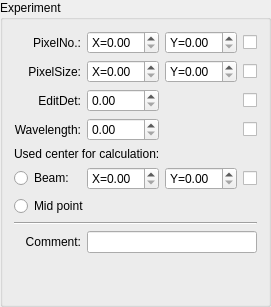
           <widget class="QGroupBox" name="grpExperimant">
            <property name="title">
             <string>Experiment</string>
            </property>
            <layout class="QGridLayout" name="gridLayout_38">
             <item row="2" column="1">
              <widget class="QDoubleSpinBox" name="inpEditDet"/>
             </item>
             <item row="1" column="3">
              <widget class="QCheckBox" name="fitEditPixelX">
               <property name="text">
                <string/>
               </property>
              </widget>
             </item>
             <item row="2" column="0">
              <widget class="QLabel" name="lblEditDet">
               <property name="text">
                <string>EditDet:</string>
               </property>
               <property name="alignment">
                <set>Qt::AlignRight|Qt::AlignTrailing|Qt::AlignVCenter</set>
               </property>
              </widget>
             </item>
             <item row="4" column="0" colspan="4">
              <widget class="QLabel" name="label_34">
               <property name="text">
                <string>Used center for calculation:</string>
               </property>
              </widget>
             </item>
             <item row="9" column="0">
              <widget class="QLabel" name="lblComment">
               <property name="text">
                <string>Comment:</string>
               </property>
               <property name="alignment">
                <set>Qt::AlignRight|Qt::AlignTrailing|Qt::AlignVCenter</set>
               </property>
              </widget>
             </item>
             <item row="11" column="0">
              <spacer name="verticalSpacer_13">
               <property name="orientation">
                <enum>Qt::Vertical</enum>
               </property>
               <property name="sizeHint" stdset="0">
                <size>
                 <width>20</width>
                 <height>40</height>
                </size>
               </property>
              </spacer>
             </item>
             <item row="1" column="1">
              <widget class="QDoubleSpinBox" name="inpEditPixelX">
               <property name="prefix">
                <string>X=</string>
               </property>
              </widget>
             </item>
             <item row="1" column="2">
              <widget class="QDoubleSpinBox" name="inpEditPixelY_EditPixelX">
               <property name="prefix">
                <string>Y=</string>
               </property>
              </widget>
             </item>
             <item row="1" column="0">
              <widget class="QLabel" name="lblEditPixelX">
               <property name="text">
                <string>PixelSize:</string>
               </property>
               <property name="alignment">
                <set>Qt::AlignRight|Qt::AlignTrailing|Qt::AlignVCenter</set>
               </property>
              </widget>
             </item>
             <item row="5" column="2">
              <widget class="QDoubleSpinBox" name="inpBeamPosY_BeamPosX">
               <property name="prefix">
                <string>Y=</string>
               </property>
              </widget>
             </item>
             <item row="0" column="1">
              <widget class="QDoubleSpinBox" name="inpEditPixelNoX">
               <property name="prefix">
                <string>X=</string>
               </property>
              </widget>
             </item>
             <item row="0" column="0">
              <widget class="QLabel" name="lblEditPixelNoX">
               <property name="text">
                <string>PixelNo.:</string>
               </property>
               <property name="alignment">
                <set>Qt::AlignRight|Qt::AlignTrailing|Qt::AlignVCenter</set>
               </property>
              </widget>
             </item>
             <item row="2" column="3">
              <widget class="QCheckBox" name="fitEditDet">
               <property name="text">
                <string/>
               </property>
              </widget>
             </item>
             <item row="0" column="2">
              <widget class="QDoubleSpinBox" name="inpEditPixelNoY_EditPixelNoX">
               <property name="prefix">
                <string>Y=</string>
               </property>
              </widget>
             </item>
             <item row="5" column="1">
              <widget class="QDoubleSpinBox" name="inpBeamPosX">
               <property name="prefix">
                <string>X=</string>
               </property>
              </widget>
             </item>
             <item row="8" column="0" colspan="4">
              <widget class="Line" name="line_6">
               <property name="orientation">
                <enum>Qt::Horizontal</enum>
               </property>
              </widget>
             </item>
             <item row="3" column="1">
              <widget class="QDoubleSpinBox" name="inpEditWavelength"/>
             </item>
             <item row="0" column="3">
              <widget class="QCheckBox" name="fitEditPixelNoX">
               <property name="text">
                <string/>
               </property>
              </widget>
             </item>
             <item row="3" column="0">
              <widget class="QLabel" name="lblEditWavelength">
               <property name="text">
                <string>Wavelength:</string>
               </property>
               <property name="alignment">
                <set>Qt::AlignRight|Qt::AlignTrailing|Qt::AlignVCenter</set>
               </property>
              </widget>
             </item>
             <item row="9" column="1" colspan="3">
              <widget class="QLineEdit" name="txtComment"/>
             </item>
             <item row="3" column="3">
              <widget class="QCheckBox" name="fitEditWavelength">
               <property name="text">
                <string/>
               </property>
              </widget>
             </item>
             <item row="5" column="0">
              <widget class="QRadioButton" name="radCenterBeam">
               <property name="text">
                <string>Beam:</string>
               </property>
              </widget>
             </item>
             <item row="7" column="0" colspan="3">
              <widget class="QRadioButton" name="radCenterMidpoint">
               <property name="text">
                <string>Mid point</string>
               </property>
              </widget>
             </item>
             <item row="5" column="3">
              <widget class="QCheckBox" name="fitBeamPosX">
               <property name="text">
                <string/>
               </property>
              </widget>
             </item>
            </layout>
           </widget>
